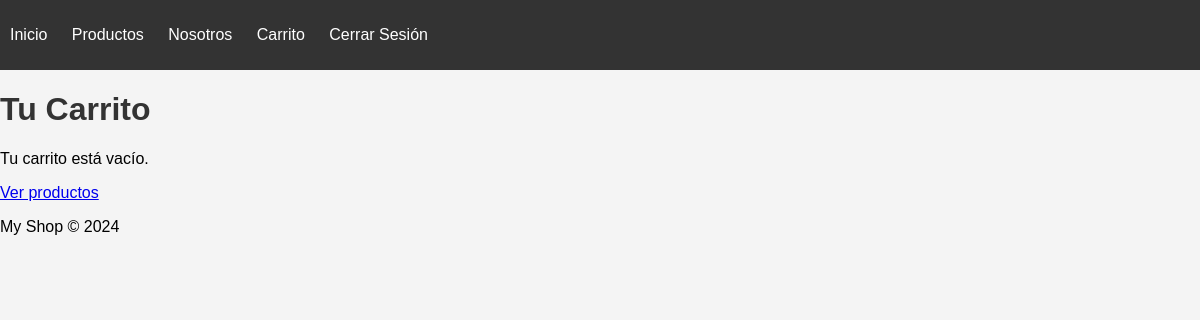
The page /cart/ (signed in) on the database as committed earlier.
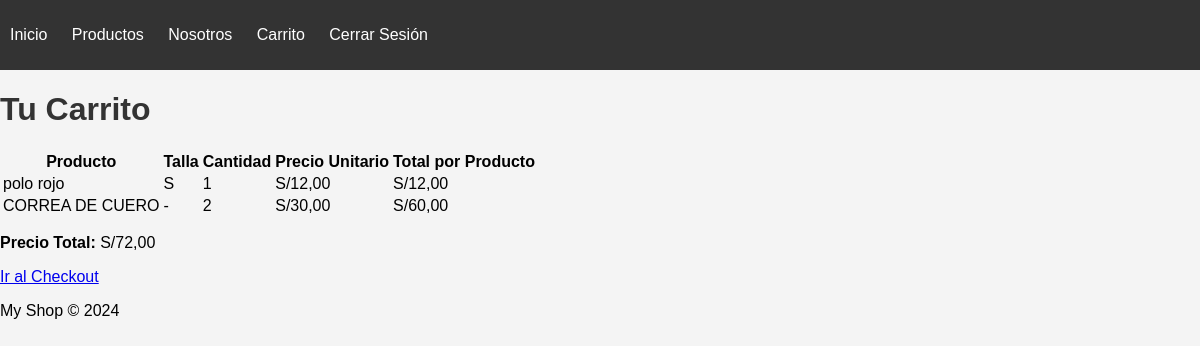
The same page on the database as committed later.
### appproject/models.py (models this page shows, shortened)
class CartItem(models.Model):
    cart = models.ForeignKey(Cart, on_delete=models.CASCADE, related_name='items')
    product_size = models.ForeignKey(ProductSize, on_delete=models.CASCADE)  # Relación con tamaño específico
    quantity = models.PositiveIntegerField(default=1)  # Añadimos valor por defecto

class ProductSize(models.Model):
    product = models.ForeignKey(Product, on_delete=models.CASCADE, related_name='sizes')
    size = models.ForeignKey(Size, on_delete=models.CASCADE)
    stock = models.PositiveIntegerField(default=0)

class Product(models.Model):
    name = models.CharField(max_length=255)
    description = models.TextField()
    price = models.DecimalField(max_digits=10, decimal_places=2)
    stock = models.PositiveIntegerField()
    category = models.ForeignKey(Category, on_delete=models.CASCADE)
    image = models.ImageField(upload_to='products/')
    created_at = models.DateTimeField(auto_now_add=True)

class Size(models.Model):
    name = models.CharField(max_length=10, unique=True)

### appproject/views.py (the view)
# urls.py: path('cart/', views.view_cart, name='view_cart'),
@login_required
def view_cart(request):
    cart = get_object_or_404(Cart, user=request.user)
    cart_items = cart.items.all()
    total_price = 0
    for item in cart_items:
        item.total_price = item.product_size.product.price * item.quantity  # Calcula el total por ítem
        total_price += item.total_price  # Suma al precio total del carrito
    return render(request, 'pages/cart.html', {
        'cart_items': cart_items,
        'total_price': total_price
    })

### appproject/templates/pages/cart.html
{% extends 'base.html' %}
{% block content %}
<div class="cart-container">
    <h1>Tu Carrito</h1>
    {% if cart_items %}
    <table class="cart-table">
        <thead>
            <tr>
                <th>Producto</th>
                <th>Talla</th>
                <th>Cantidad</th>
                <th>Precio Unitario</th>
                <th>Total por Producto</th>
            </tr>
        </thead>
        <tbody>
            {% for item in cart_items %}
            <tr>
                <td>{{ item.product_size.product.name }}</td>
                <td>
                    {% if item.product_size.size.name != "NONE" %}
                        {{ item.product_size.size.name }}
                    {% else %}
                        -
                    {% endif %}
                </td>
                <td>{{ item.quantity }}</td>
                <td>S/{{ item.product_size.product.price|floatformat:2 }}</td>
                <td>S/{{ item.total_price|floatformat:2 }}</td>
            </tr>
            {% endfor %}
        </tbody>
    </table>
    <div class="cart-summary">
        <p><strong>Precio Total:</strong> S/{{ total_price|floatformat:2 }}</p>
        <a href="{% url 'checkout' %}" class="btn btn-primary">Ir al Checkout</a>
    </div>
    {% else %}
    <div class="empty-cart">
        <p>Tu carrito está vacío.</p>
        <a href="{% url 'products_list' %}" class="btn btn-secondary">Ver productos</a>
    </div>
    {% endif %}
</div>
{% endblock %}

Rows that differ between the two databases and show on the page:
added CartItem: product_size.product.name "polo rojo", product_size.size.name "S", quantity "1", product_size.product.price "12,00", total_price "12,00"
added CartItem: product_size.product.name "CORREA DE CUERO", quantity "2", product_size.product.price "30,00", total_price "60,00"
Other text that changed with them:
{{ total_price|floatformat:2 }}: (not shown) → "72,00"
text no longer shown: "Tu carrito está vacío. Ver productos"
text now shown: "Producto Talla Cantidad Precio Unitario Total por Producto Precio Total: S/ Ir al Checkout"
